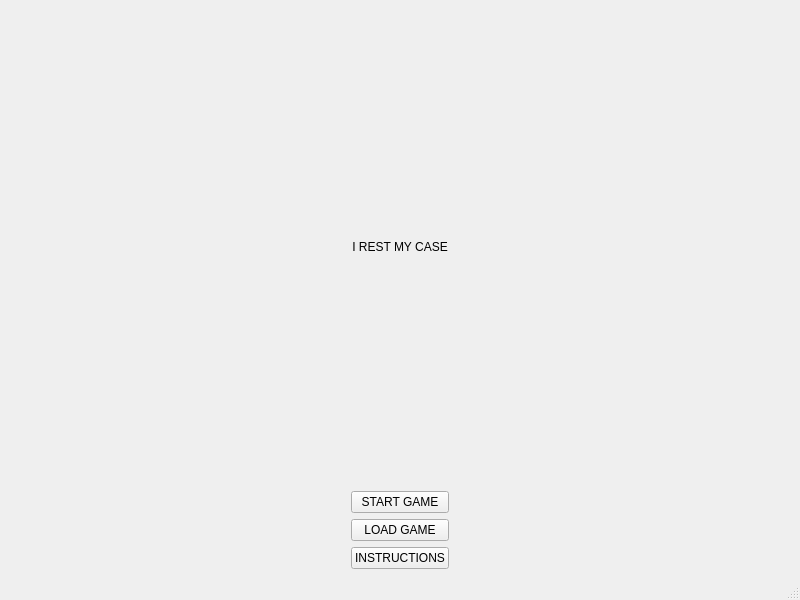
<?xml version="1.0" encoding="UTF-8"?>
<ui version="4.0">
 <class>StartMenu</class>
 <widget class="QMainWindow" name="StartMenu">
  <property name="geometry">
   <rect>
    <x>0</x>
    <y>0</y>
    <width>800</width>
    <height>600</height>
   </rect>
  </property>
  <property name="windowTitle">
   <string>MainWindow</string>
  </property>
  <widget class="QWidget" name="centralwidget">
   <layout class="QGridLayout" name="gridLayout">
    <item row="1" column="1">
     <widget class="QPushButton" name="startGame_pushButton">
      <property name="text">
       <string>START GAME</string>
      </property>
     </widget>
    </item>
    <item row="0" column="0">
     <spacer name="horizontalSpacer">
      <property name="orientation">
       <enum>Qt::Horizontal</enum>
      </property>
      <property name="sizeHint" stdset="0">
       <size>
        <width>40</width>
        <height>20</height>
       </size>
      </property>
     </spacer>
    </item>
    <item row="0" column="1">
     <widget class="QLabel" name="label">
      <property name="text">
       <string>I REST MY CASE</string>
      </property>
      <property name="alignment">
       <set>Qt::AlignCenter</set>
      </property>
     </widget>
    </item>
    <item row="3" column="1">
     <widget class="QPushButton" name="instructions_pushButton">
      <property name="text">
       <string>INSTRUCTIONS</string>
      </property>
     </widget>
    </item>
    <item row="2" column="1">
     <widget class="QPushButton" name="loadGame_PushButton">
      <property name="text">
       <string>LOAD GAME</string>
      </property>
     </widget>
    </item>
    <item row="0" column="2">
     <spacer name="horizontalSpacer_2">
      <property name="orientation">
       <enum>Qt::Horizontal</enum>
      </property>
      <property name="sizeHint" stdset="0">
       <size>
        <width>40</width>
        <height>20</height>
       </size>
      </property>
     </spacer>
    </item>
   </layout>
  </widget>
  <widget class="QMenuBar" name="menubar">
   <property name="geometry">
    <rect>
     <x>0</x>
     <y>0</y>
     <width>800</width>
     <height>26</height>
    </rect>
   </property>
  </widget>
  <widget class="QStatusBar" name="statusbar"/>
 </widget>
 <resources/>
 <connections/>
</ui>
